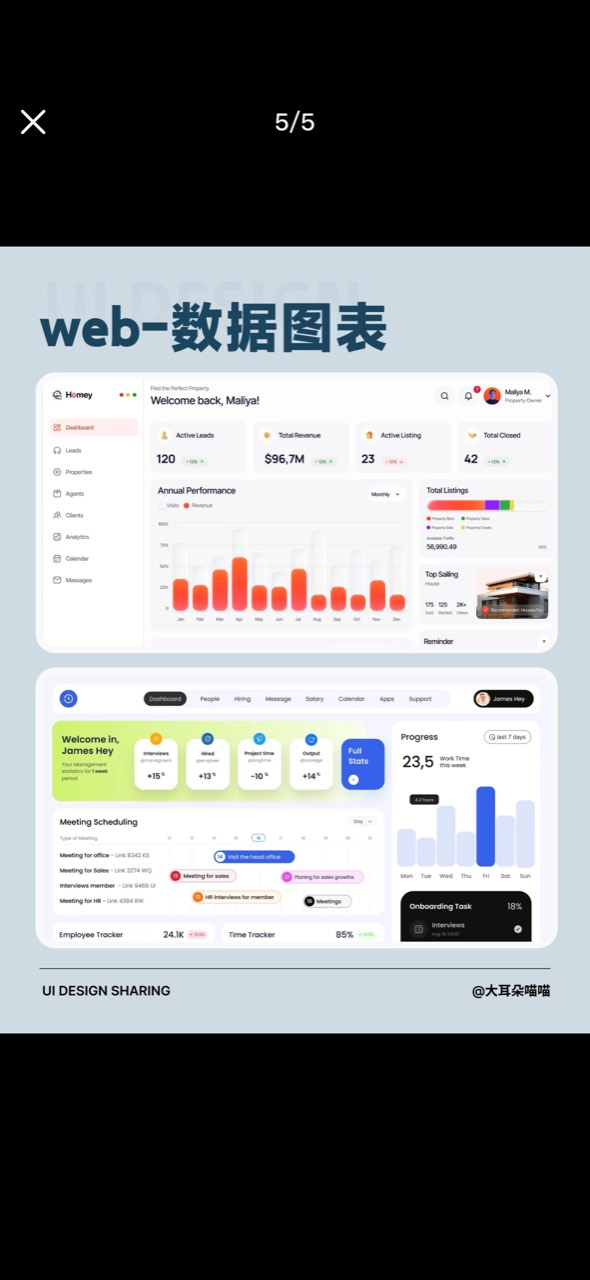
#> input picture ui-style-lab/styles/admin-light/reference-3.jpg, 590 x 1280 px, given in place of admin-light, which was not available
$ python contact_sheet.py out.png ../../ui-style-lab/styles/admin-light
#> lines starting #> are read from the running program, lines starting #| are printed output that depends on the picture
#!/usr/bin/env python3
"""把一批图片拼成一张带文件名的总览图（批量生图后快速通看、发给用户确认用）。

用法：
    python3 contact_sheet.py OUT.png IMG1.png IMG2.png ... [--cols 2] [--width 1100]
    python3 contact_sheet.py OUT.png 输出目录/*.png

需要 Pillow（pip install pillow）。每格按 --width 等比缩小，左上角写文件名。
"""
from __future__ import annotations

import argparse
import sys
from pathlib import Path


def main() -> int:
    parser = argparse.ArgumentParser(description="拼一张带文件名的图片总览")
    parser.add_argument("out", help="输出的总览图路径（.png / .jpg）")
    parser.add_argument("images", nargs="+", help="要放进总览的图片")
    parser.add_argument("--cols", type=int, default=2, help="每行几张，默认 2")
    parser.add_argument("--width", type=int, default=1100, help="每格宽度（像素），默认 1100")
    args = parser.parse_args()

    try:
        from PIL import Image, ImageDraw
    except ImportError:
        print("需要 Pillow：python3 -m pip install pillow", file=sys.stderr)
        return 2

    tiles = []
    for path in args.images:
        try:
            image = Image.open(path).convert("RGB")
#> image is the input picture: PIL image 590x1280 RGB; mean R, G, B 134.9, 137.5, 139.3
        except OSError as exc:
            print(f"跳过 {path}：{exc}", file=sys.stderr)
            continue
        image.thumbnail((args.width, args.width * 4))
        tiles.append((Path(path).name, image))
    if not tiles:
        print("没有可用的图片", file=sys.stderr)
        return 1

    cols = max(1, args.cols)
    rows = (len(tiles) + cols - 1) // cols
#> rows = 1
    label_height = 28
    cell_height = max(image.height for _name, image in tiles) + label_height
#> cell_height = 1308
    sheet = Image.new("RGB", (cols * args.width, rows * cell_height), "white")
#> sheet: PIL image 2200x1308 RGB; every value is 255
    draw = ImageDraw.Draw(sheet)
    for index, (name, image) in enumerate(tiles):
        x, y = (index % cols) * args.width, (index // cols) * cell_height
        draw.text((x + 8, y + 6), name, fill="red")
        sheet.paste(image, (x, y + label_height))
#> this loop made 1 pass
#> (name, x, y) on pass 1: ('admin-light', 0, 0)
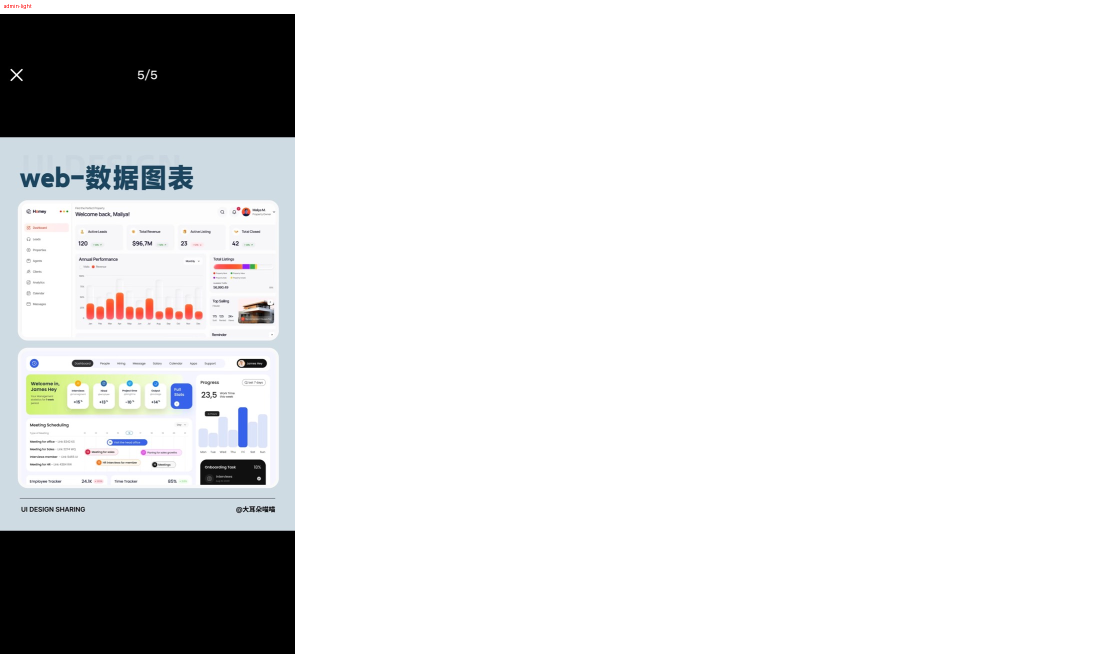
#> sheet: PIL image 2200x1308 RGB (shown at 1/2 size); mean R, G, B 223.5, 224.1, 224.6
    Path(args.out).parent.mkdir(parents=True, exist_ok=True)
    sheet.save(args.out)
    print(f"OK {args.out}（{len(tiles)} 张，{cols} 列）")
#| OK out.png（1 张，2 列）
    return 0


if __name__ == "__main__":
    raise SystemExit(main())
#> (the program exits here)

$ run again, on ui-style-lab/styles/admin-light/reference-4.jpg
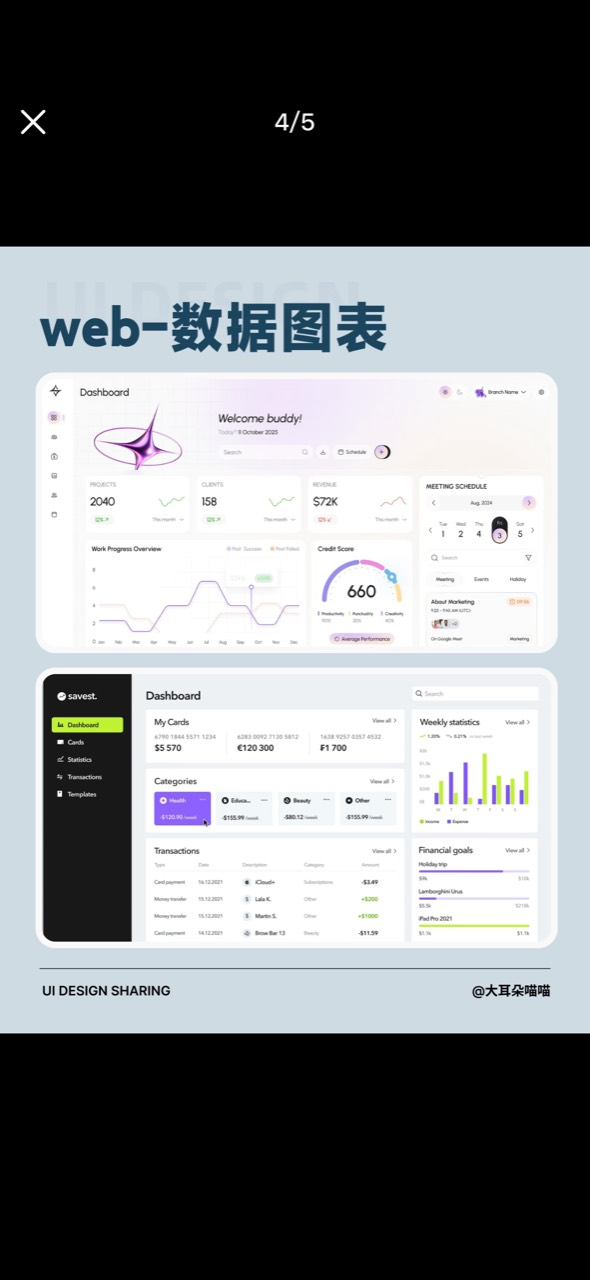
#> input picture ui-style-lab/styles/admin-light/reference-4.jpg, 590 x 1280 px, given in place of admin-light, which was not available
#> in main, image is the input picture: PIL image 590x1280 RGB; mean R, G, B 132.7, 135.7, 138.3
#> rows = 1
#> cell_height = 1308
#> the loop in main, `for index, (name, image) in enumerate(tiles):` made 1 pass
#> (name, x, y) on pass 1: ('admin-light', 0, 0)
#> after the loop in main, `for index, (name, image) in enumerate(tiles):`:
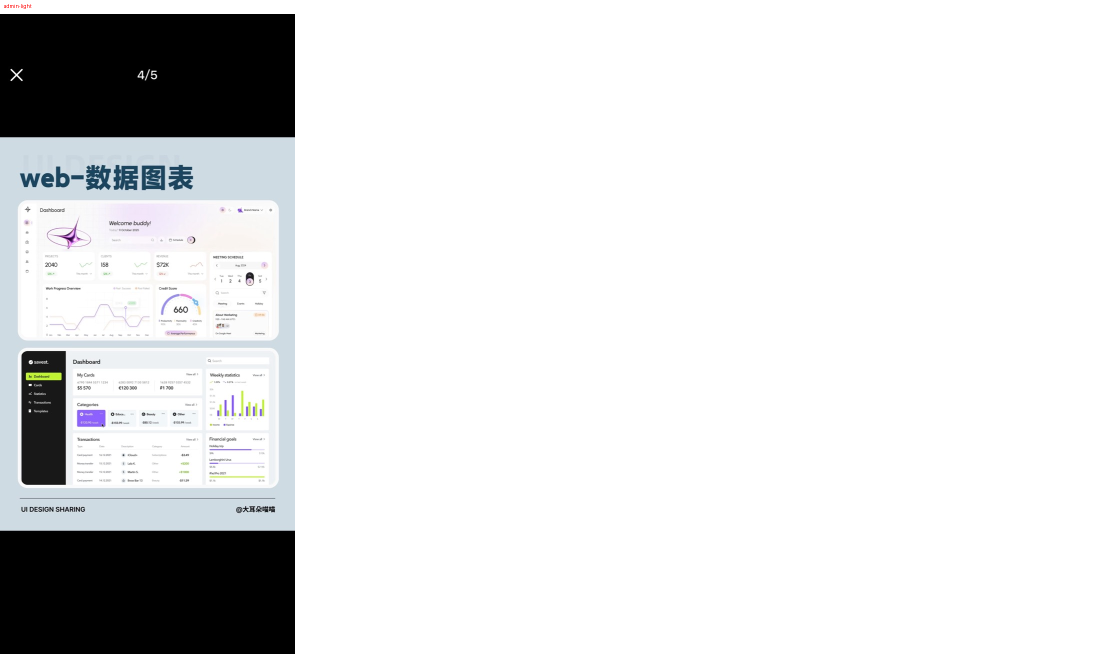
#> sheet: PIL image 2200x1308 RGB (shown at 1/2 size); mean R, G, B 222.9, 223.7, 224.4
#| OK out.png（1 张，2 列）

$ run again, on ui-style-lab/styles/admin-light/reference-5.jpg
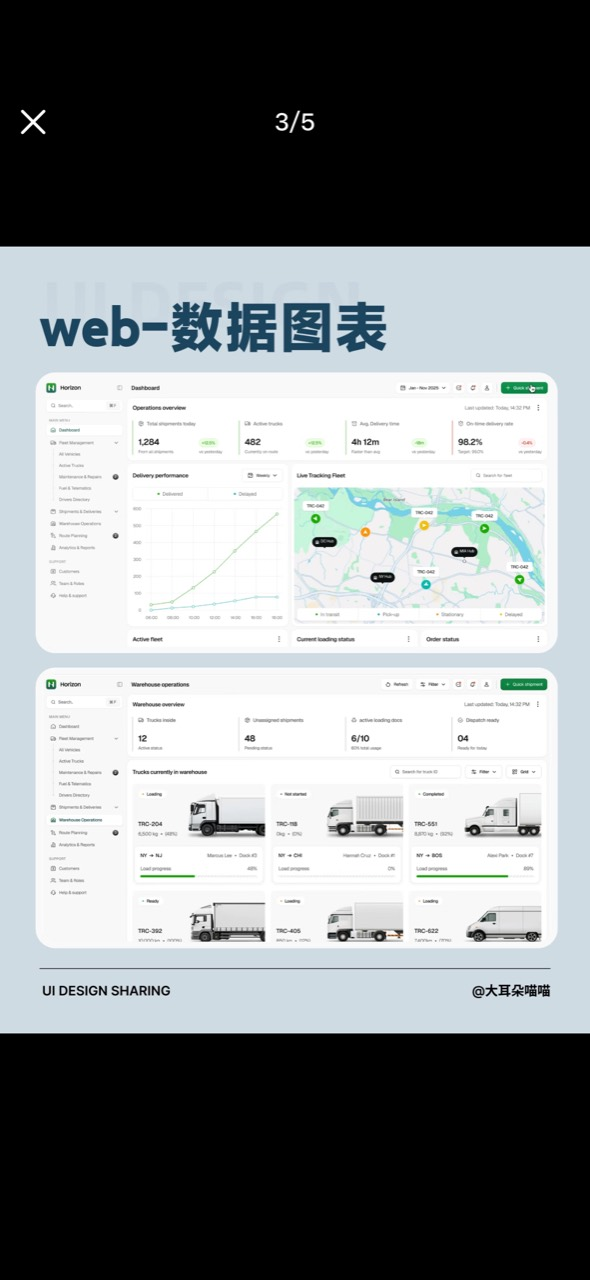
#> input picture ui-style-lab/styles/admin-light/reference-5.jpg, 590 x 1280 px, given in place of admin-light, which was not available
#> in main, image is the input picture: PIL image 590x1280 RGB; mean R, G, B 137.1, 141.3, 142.9
#> rows = 1
#> cell_height = 1308
#> the loop in main, `for index, (name, image) in enumerate(tiles):` made 1 pass
#> (name, x, y) on pass 1: ('admin-light', 0, 0)
#> after the loop in main, `for index, (name, image) in enumerate(tiles):`:
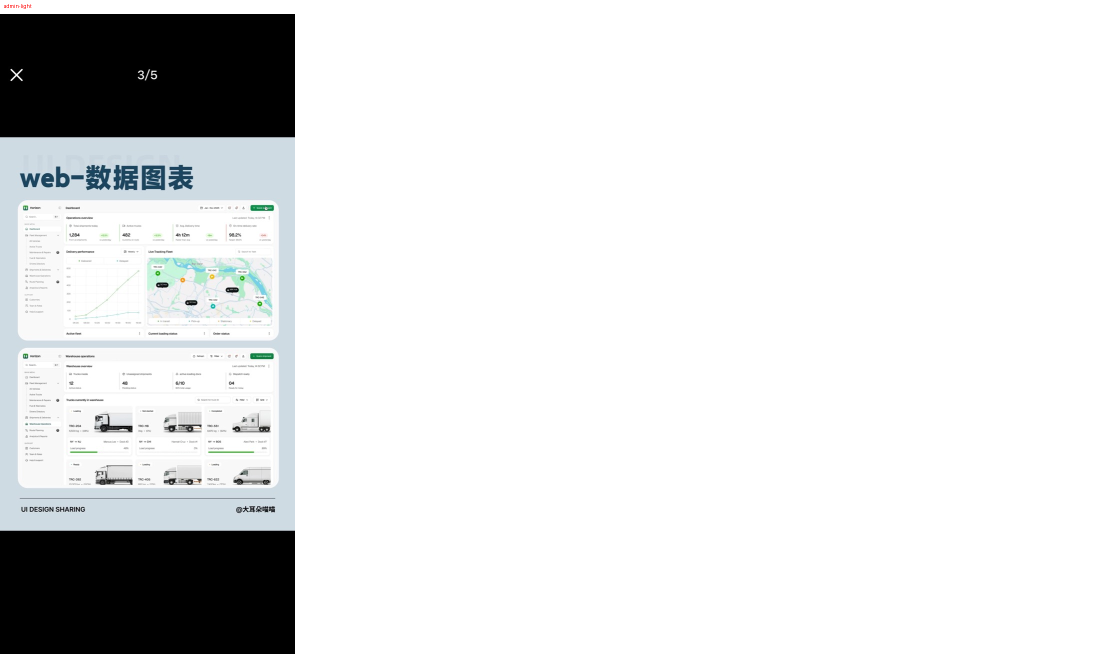
#> sheet: PIL image 2200x1308 RGB (shown at 1/2 size); mean R, G, B 224, 225.1, 225.6
#| OK out.png（1 张，2 列）
